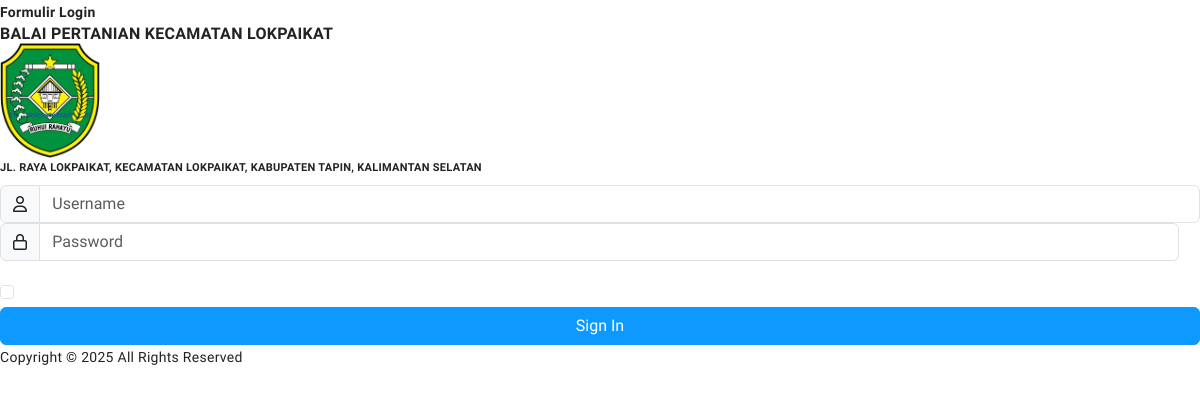
The page /admin/login.php on the database its author committed.
### tables this page shows
CREATE TABLE `meta` (
  `id_meta` int(11) NOT NULL,
  `instansi` varchar(255) DEFAULT NULL,
  `telp` varchar(50) DEFAULT NULL,
  `email` varchar(255) DEFAULT NULL,
  `alamat` text DEFAULT NULL,
  `logo` varchar(255) DEFAULT NULL,
  `pimpinan` varchar(255) DEFAULT NULL,
  `singkat` varchar(50) NOT NULL
);

### admin/inc/koneksi.php (called while the page is built, shortened)
<?php
	$con = mysqli_connect("localhost","root","","db_ecom_tani");
?>
<?php $ambil_meta=$con->query("SELECT * FROM meta"); ?>
<?php $meta = $ambil_meta->fetch_assoc(); ?>

### admin/login.php (the view, shortened to what this page needs)
<?php
include 'inc/koneksi.php';
?>
<!DOCTYPE html>
<html lang="en">
<head>
    <link rel="stylesheet" href="assets/vendor/css/all.min.css">
    <link rel="stylesheet" href="assets/vendor/css/OverlayScrollbars.min.css">
    <link rel="stylesheet" href="assets/vendor/css/bootstrap.min.css">
    <link rel="stylesheet" href="assets/css/style.css">
    <link rel="stylesheet" id="primaryColor" href="assets/css/blue-color.css">
    <link rel="stylesheet" id="rtlStyle" href="#">
</head>
<body class="light-theme">
    <div class="main-content login-panel">
        <div class="login-body">
            <div class="top d-flex justify-content-between align-items-center">
                <div class="logo" align="justify">
                    <strong>Formulir Login</strong>
                </div>
            </div>
            <div class="bottom">
                <h4 class="panel-title" style="text-transform: uppercase;">
                    <b><?=$meta['instansi'] ?></b> <br>
                    <p style="font-size: 11px;">
                        <img src="images/<?= $meta['logo'] ?>" width="100" alt="admin"> <br>
                        <b><?=$meta['alamat'] ?></b>
                    </p>
                </h4>
                <form method="post" onsubmit="return validateForm();">
                    <div class="input-group mb-25">
                        <span class="input-group-text"><i class="fa-regular fa-user"></i></span>
                        <input type="text" class="form-control" placeholder="Username" name="username" required autofocus>
                    </div>
                    <div class="input-group mb-20">
                        <span class="input-group-text"><i class="fa-regular fa-lock"></i></span>
                        <input type="password" class="form-control rounded-end" placeholder="Password" name="password" required>
                        <a role="button" class="password-show"><i class="fa-duotone fa-eye"></i></a>
                    </div>
                    <div class="d-flex justify-content-between mb-25">
                        <div class="form-check">
                            <input class="form-check-input" type="checkbox" value="" id="loginCheckbox">
                            <label class="form-check-label text-white" for="loginCheckbox">
                            </label>
                        </div>
                    </div>
                    <input type="submit" name="login" value="Sign In" class="btn btn-primary w-100">
                </form>
            </div>
        </div>
        <?php include "footer.php" ?>
    </div>
</body>
</html>

### admin/assets/css/blue-color.css (style rules this page uses)
input { border: 1px solid rgba(13, 153, 255, 0.2); }
.btn-primary { background: #0D99FF; border: 1px solid #0D99FF; }

### rows shown on the page
meta: instansi "BALAI PERTANIAN KECAMATAN LOKPAIKAT", logo (picture), alamat "JL. RAYA LOKPAIKAT, KECAMATAN LOKPAIKAT, KABUPATEN TAPIN, KALIMANTAN SELATAN"
